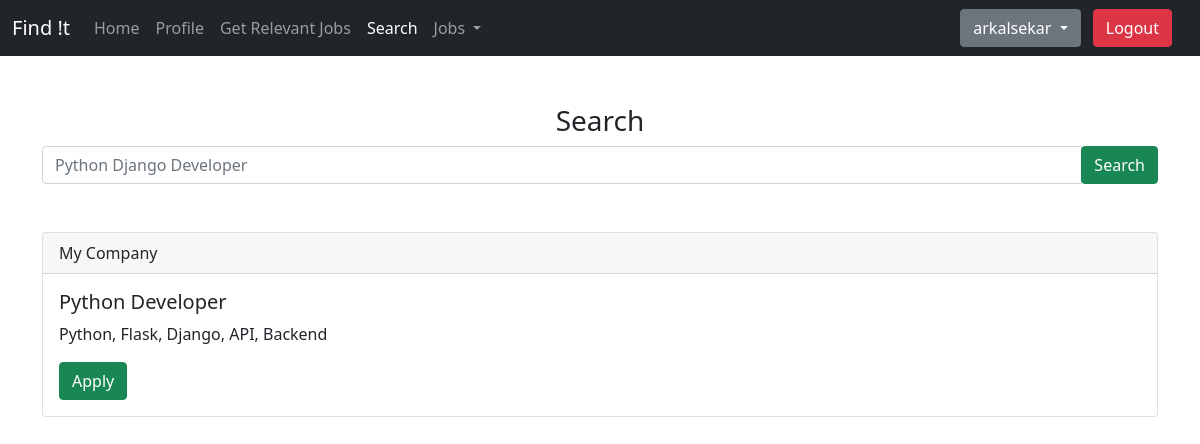
Page /search?query=Python (signed in) on the committed database.
### home/models.py (models this page shows, shortened)
class Job(models.Model):
    company_name = models.CharField(max_length=100, blank=True, null=True, default="My Company")
    title = models.CharField(max_length=100, blank=True, null=True, default="Developer")
    job_description = models.CharField(max_length=500, blank=True, null=True)
    tags = models.CharField(max_length=100, blank=True, null=True)

### home/views.py (the view)
# urls.py: path('search', views.search, name='search'),
@login_required
def search(request):
    query = request.GET['query']
    if len(query) < 1:
        query = "Python Developer "
    relatedJobs = Job.objects.filter(title__icontains=query) or Job.objects.filter(company_name__icontains=query) or Job.objects.filter(job_description__icontains=query) or Job.objects.filter(tags__icontains=query)
    params = {'relatedJobs': relatedJobs}
    return render(request, 'search.html', params)

### templates/search.html (shortened to what this page needs)
{% extends 'base.html' %}
{% block searchActive %} active {% endblock searchActive %}
{% block body %}
<div class="container mt-5">
    <h3 class="text-center"> Search </h3>
    <form method="get" action="{% url 'search' %}">
    <div class="input-group mb-3">
        <input type="search" class="form-control" id="query" name="query" aria-label="Search" placeholder="Python Django Developer" aria-describedby="submit">
        <div class="input-group-append">
          <button class="btn btn-success ml-3" type="submit" id="submit">Search</button>
        </div>
      </div>
    </form>
    {% for i in relatedJobs %}
        <div class="card mt-5">
            <div class="card-header">
                {{ i.company_name }}
            </div>
            <div class="card-body">
                <h5 class="card-title"> {{ i.title }} </h5>
                <p class="card-text"> {{ i.job_description }} </p>
                <a href="#" class="btn btn-success"> Apply </a>
            </div>
        </div>
        {% endfor %}
</div>
{% endblock body %}

### templates/base.html (shortened to what this page needs)
<!doctype html>
<html lang="en">
<head>
  <link href="https://cdn.jsdelivr.net/npm/bootstrap@5.0.1/dist/css/bootstrap.min.css" rel="stylesheet"
>
</head>
<body>
  <nav class="navbar navbar-expand-lg navbar-dark bg-dark">
    <div class="container-fluid">
      <a class="navbar-brand" href="/"> Find !t </a>
      <div class="collapse navbar-collapse" id="navbarSupportedContent">
        <ul class="navbar-nav me-auto mb-2 mb-lg-0">
          <li class="nav-item">
            <a class="nav-link {% block homeActive %}{% endblock homeActive %}" href="/">Home</a>
          </li>
          {% if user.is_authenticated %}
          <li class="nav-item">
            <a class="nav-link {% block profileActive %}{% endblock profileActive %}" href="{% url 'profile' %}">Profile</a>
          </li>
          <li class="nav-item">
            <a class="nav-link {% block relevantActive %}{% endblock relevantActive %}" href="{% url 'relevant' %}">Get Relevant Jobs</a>
          </li>
          <li class="nav-item">
            <a class="nav-link {% block searchActive %}{% endblock searchActive %}" href="/search?query">Search</a>
          </li>
          <li class="nav-item dropdown">
            <a class="nav-link dropdown-toggle" href="#" id="navbarDropdown" role="button" data-toggle="dropdown" aria-haspopup="true" aria-expanded="false">
              Jobs
            </a>
          </li>
          {% endif %}
        </ul>
        {% if user.is_authenticated %}
        <div class="dropdown mx-2">
          <button class="btn btn-secondary dropdown-toggle" type="button" id="user-details" data-bs-toggle="dropdown"
            aria-expanded="false">
            {{user.username}}
          </button>
          <a href="/logout" class="btn btn-danger mx-2"> Logout</a>
        </div>
        {% endif %}
      </div>
    </div>
  </nav>
  {% block body %}
  {% endblock body %}
</body>
</html>

### rows in the picture
Job: company_name "My Company", title "Python Developer", job_description "Python, Flask, Django, API, Backend"

### other values in the picture
{{ user.username }} "arkalsekar"
